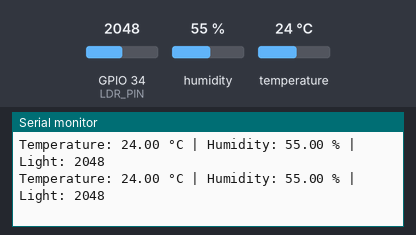
This sketch was run on a simulated ESP32. On the bench: the last lines printed to the serial monitor. The inputs (shaded band) are chosen by the test bench; at power-on: humidity 55 %, GPIO 34 (LDR_PIN) = 2048, temperature 24 °C.

Above: at 2.8 s.
2.9 s: humidity set to 22 %
At 4.8 s:
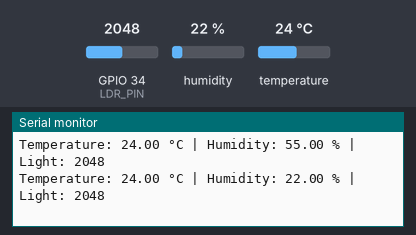
5.6 s: GPIO 34 (LDR_PIN) set to 2866
At 7.2 s:
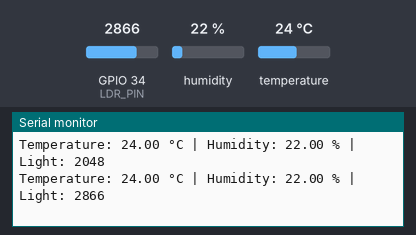
8.3 s: temperature set to 12 °C
At 10.8 s:
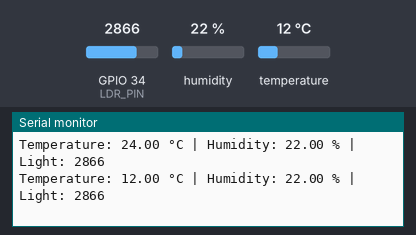
11.0 s: GPIO 34 (LDR_PIN) set to 3603
At 13.2 s:
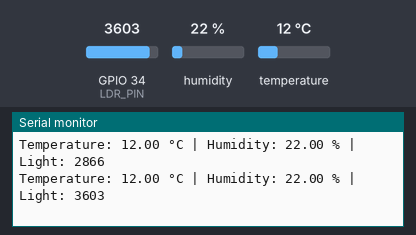
13.7 s: humidity set to 40 %
At 15.6 s:
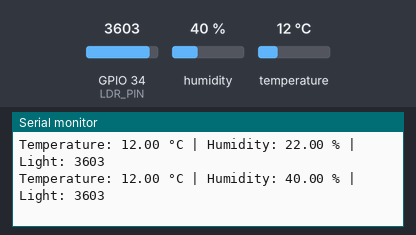
Timing chart, 0 to 17.1 s (numbered marks = the images above; inputs shaded):
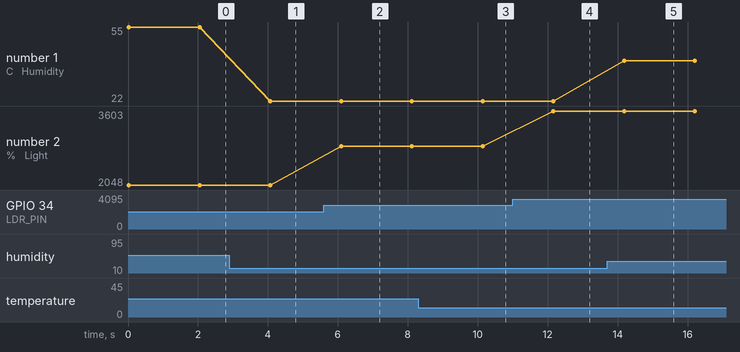

Measured:
- after the input at 2.9 s, the serial monitor: prints a new line after 1.2 s (image 1)
- after the input at 5.6 s, the serial monitor: prints a new line after 0.49 s (image 2)
- after the input at 8.3 s, the serial monitor: prints a new line after 1.8 s (image 3)
- after the input at 11.0 s, the serial monitor: prints a new line after 1.2 s (image 4)
- after the input at 13.7 s, the serial monitor: prints a new line after 0.49 s (image 5)
- plotted number 1: 55 → 22 after the input at 2.9 s, 22 → 40 after the input at 13.7 s
- plotted number 2: 2048 → 2866 after the input at 5.6 s, 2866 → 3603 after the input at 11.0 s

The sketch:

ambient_sense.ino
```cpp
#include "DHT.h"

#define DHTPIN 4
#define DHTTYPE DHT11
#define LDR_PIN 34

DHT dht(DHTPIN, DHTTYPE);

void setup() {
  Serial.begin(115200);
  dht.begin();
}

void loop() {
  float humidity = dht.readHumidity();
  float temperature = dht.readTemperature();
  int lightValue = analogRead(LDR_PIN);

  if (isnan(humidity) || isnan(temperature)) {
    Serial.println("DHT11 read failed");
  } else {
    Serial.print("Temperature: ");
    Serial.print(temperature);
    Serial.print(" °C | Humidity: ");
    Serial.print(humidity);
    Serial.print(" % | Light: ");
    Serial.println(lightValue);
  }

  delay(2000);
}
```
